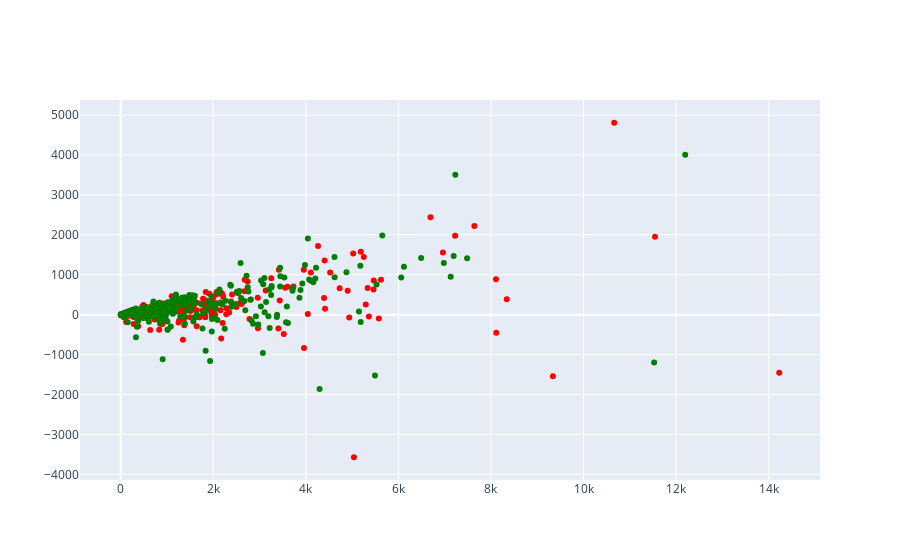

The notebook cell saved with this chart:
### Code cell
data = go.Scatter(
    x = df2.sales,
    y = df2.profit,
    mode = "markers",
    marker = {
        "color" : df2.marker_color,
    },
    name = "Sales VS Profit 2014-2015",
)

fig = go.Figure(data=data)
iplot(fig)

### Figure 1 — Plotly figure (JSON) as saved in the notebook; plotly's stock layout.template omitted (floating-point values rounded to 4 significant figures; data arrays with more than 128 entries replaced by an {"elided": "..."} marker saying what was removed)
{"data": [{"marker": {"color": {"elided": "595 str values"}}, "mode": "markers", "name": "Sales VS Profit 2014-2015", "type": "scatter", "x": {"elided": "595 float values"}, "y": {"elided": "595 float values"}}], "layout": {}}
